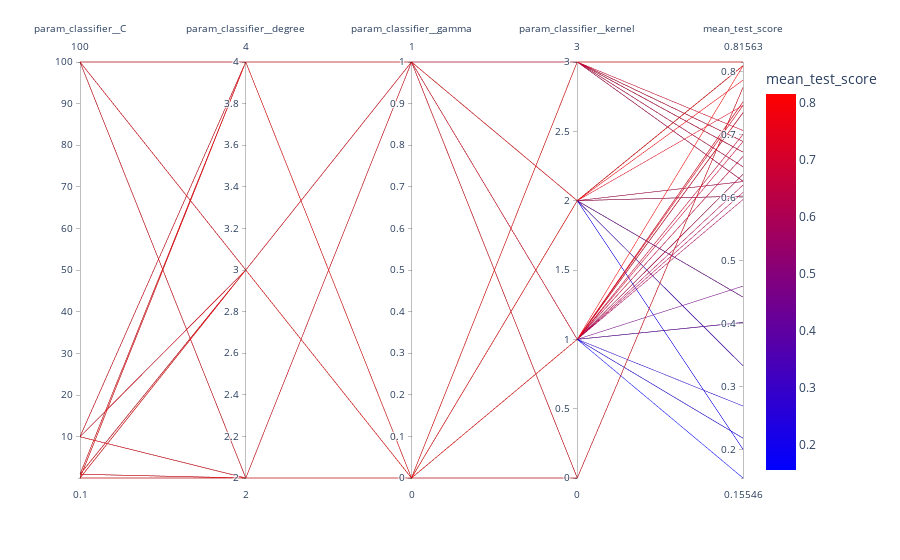

Notebook code for this chart:
### Code cell
results_df = pd.DataFrame(random_search_svm.cv_results_)
param_cols = [col for col in results_df.columns if col.startswith('param_')]
iv.plot_parallel_coordinates(results_df, dimensions=param_cols)
